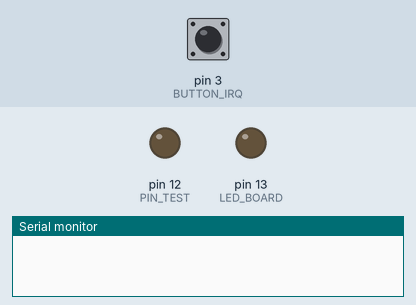
A sketch run on a simulated Arduino Uno, built with avr-gcc and run on an emulated ATmega328P. On the bench: output pins drawn as LEDs (lit = HIGH), the last lines printed to the serial monitor. The inputs (shaded band) are chosen by the test bench; at power-on: pin 3 (BUTTON_IRQ) HIGH.

Above: at 1.2 s.
1.3 s: pin 3 (BUTTON_IRQ) pulsed LOW 2 times (0.12 s each, 0.3 s apart)
At 2.1 s:
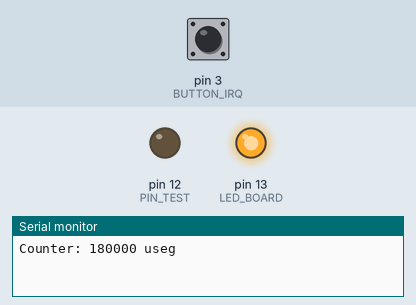
3.4 s: pin 3 (BUTTON_IRQ) driven LOW
At 3.8 s:
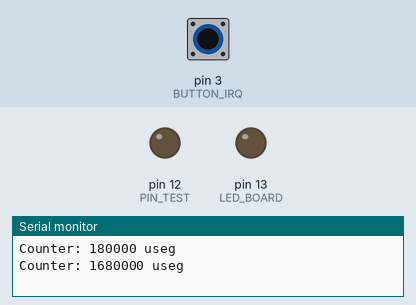
4.9 s: pin 3 (BUTTON_IRQ) driven HIGH
At 6.2 s:
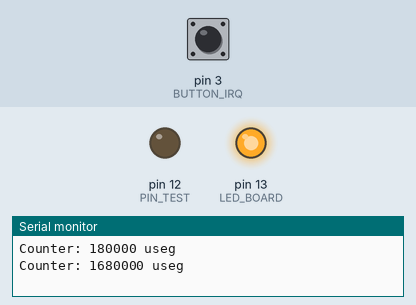
Timing chart, 0 to 7.9 s (numbered marks = the images above; inputs shaded):
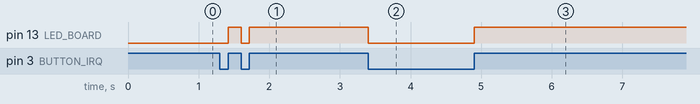

Measured:
- after the input at 1.3 s, pin 13 (LED_BOARD): LOW → HIGH after 0.12 s, → LOW 0.18 s later, → HIGH 0.12 s later
- after the input at 3.4 s, pin 13 (LED_BOARD): HIGH → LOW at once
- after the input at 4.9 s, pin 13 (LED_BOARD): LOW → HIGH at once

The sketch:

medir_pulso_irq.ino
```cpp
#define LED_BOARD     13
#define PIN_TEST      12
#define BUTTON_IRQ    3

volatile int state = 0;      // Use volatile for variables modified in ISR
volatile unsigned long counter1 = 0;
volatile unsigned long counter2 = 0;
volatile bool flag_serial = false;  // Flag to print time in loop

void setup() {
    pinMode(PIN_TEST , OUTPUT);
    pinMode(LED_BOARD, OUTPUT);
    pinMode(BUTTON_IRQ, INPUT_PULLUP);
    Serial.begin(9600);
    attachInterrupt(digitalPinToInterrupt(BUTTON_IRQ), blink, RISING);
}
int value = 0;
int test_value = 0;
void loop() {

    // Print elapsed time after button release
    if (flag_serial) {
        Serial.print("Counter: ");
        Serial.print(counter2);
        Serial.println(" useg");
        flag_serial = false;  // Reset flag
    }
}

void blink() {

    noInterrupts();
    if (state == 0) {
        counter1 = micros();  // Capture time when button is pressed
        state = 1;
    attachInterrupt(digitalPinToInterrupt(BUTTON_IRQ), blink, FALLING);
    }
    else {
        counter2 = (micros() - counter1) ;  // Calculate elapsed time
        state = 0;
        flag_serial = true;  // Set flag to print time in loop
        attachInterrupt(digitalPinToInterrupt(BUTTON_IRQ), blink, RISING);
    }
      interrupts();
     digitalWrite(LED_BOARD, state);
}
```
